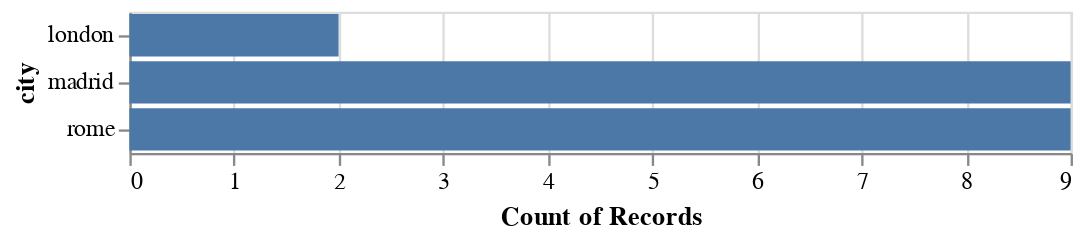

Notebook cell for this chart:
### Code cell
alt.Chart(df_br_zero).mark_bar().encode(
    x=alt.X('count({})'.format(CITY)),
    y=alt.Y(CITY)
)

### Figure 1 — Vega-Lite specification as saved in the notebook (floating-point values rounded to 4 significant figures)
{"config": {"view": {"continuousWidth": 400, "continuousHeight": 300}}, "data": {"name": "data-79711b62b07c916f56997c5655ff5a20"}, "mark": "bar", "encoding": {"x": {"type": "nominal", "aggregate": "count", "field": "city"}, "y": {"type": "nominal", "field": "city"}}, "$schema": "https://vega.github.io/schema/vega-lite/v4.8.1.json", "datasets": {"data-79711b62b07c916f56997c5655ff5a20": [{"datetime": "2021-08-02 02:28:12", "user_id": "928239809", "variant": "A", "city": "rome", "event_type": "booking_request", "revenue": 0.0}, {"datetime": "2021-08-06 12:18:19", "user_id": "171967803", "variant": "B", "city": "madrid", "event_type": "booking_request", "revenue": 0.0}, {"datetime": "2021-08-06 23:12:29", "user_id": "840649054", "variant": "B", "city": "rome", "event_type": "booking_request", "revenue": 0.0}, {"datetime": "2021-08-07 06:04:53", "user_id": "471152165", "variant": "B", "city": "london", "event_type": "booking_request", "revenue": 0.0}, {"datetime": "2021-08-07 18:27:00", "user_id": "317599998", "variant": "B", "city": "rome", "event_type": "booking_request", "revenue": 0.0}, {"datetime": "2021-08-08 14:50:01", "user_id": "177906501", "variant": "A", "city": "madrid", "event_type": "booking_request", "revenue": 0.0}, {"datetime": "2021-08-13 07:15:43", "user_id": "636429536", "variant": "B", "city": "rome", "event_type": "booking_request", "revenue": 0.0}, {"datetime": "2021-08-14 13:35:33", "user_id": "466668256", "variant": "B", "city": "madrid", "event_type": "booking_request", "revenue": 0.0}, {"datetime": "2021-08-15 13:43:38", "user_id": "337493785", "variant": "A", "city": "rome", "event_type": "booking_request", "revenue": 0.0}, {"datetime": "2021-08-15 15:40:38", "user_id": "518840046", "variant": "B", "city": "madrid", "event_type": "booking_request", "revenue": 0.0}, {"datetime": "2021-08-15 18:55:56", "user_id": "102074242", "variant": "A", "city": "rome", "event_type": "booking_request", "revenue": 0.0}, {"datetime": "2021-08-16 19:47:59", "user_id": "110856760", "variant": "A", "city": "madrid", "event_type": "booking_request", "revenue": 0.0}, {"datetime": "2021-08-17 15:14:21", "user_id": "203762851", "variant": "A", "city": "madrid", "event_type": "booking_request", "revenue": 0.0}, {"datetime": "2021-08-19 14:46:37", "user_id": "475204413", "variant": "A", "city": "rome", "event_type": "booking_request", "revenue": 0.0}, {"datetime": "2021-08-20 06:28:27", "user_id": "499654148", "variant": "A", "city": "rome", "event_type": "booking_request", "revenue": 0.0}, {"datetime": "2021-08-20 16:00:57", "user_id": "274798652", "variant": "A", "city": "madrid", "event_type": "booking_request", "revenue": 0.0}, {"datetime": "2021-08-21 06:49:06", "user_id": "288863072", "variant": "A", "city": "london", "event_type": "booking_request", "revenue": 0.0}, {"datetime": "2021-08-23 18:53:13", "user_id": "202912284", "variant": "A", "city": "madrid", "event_type": "booking_request", "revenue": 0.0}, {"datetime": "2021-08-24 20:46:40", "user_id": "796347065", "variant": "A", "city": "madrid", "event_type": "booking_request", "revenue": 0.0}, {"datetime": "2021-08-25 16:50:08", "user_id": "809185781", "variant": "B", "city": "rome", "event_type": "booking_request", "revenue": 0.0}]}}
